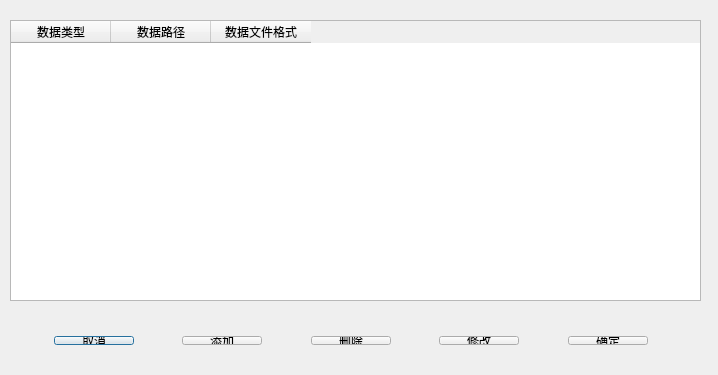
<?xml version="1.0" encoding="UTF-8"?>
<ui version="4.0">
 <class>updateStatDlg</class>
 <widget class="QDialog" name="updateStatDlg">
  <property name="geometry">
   <rect>
    <x>0</x>
    <y>0</y>
    <width>718</width>
    <height>375</height>
   </rect>
  </property>
  <property name="windowTitle">
   <string>updateStatDlg</string>
  </property>
  <widget class="QTableWidget" name="dataSrcTab">
   <property name="geometry">
    <rect>
     <x>10</x>
     <y>20</y>
     <width>691</width>
     <height>281</height>
    </rect>
   </property>
   <column>
    <property name="text">
     <string>数据类型</string>
    </property>
   </column>
   <column>
    <property name="text">
     <string>数据路径</string>
    </property>
   </column>
   <column>
    <property name="text">
     <string>数据文件格式</string>
    </property>
   </column>
  </widget>
  <widget class="QWidget" name="layoutWidget">
   <property name="geometry">
    <rect>
     <x>0</x>
     <y>325</y>
     <width>701</width>
     <height>31</height>
    </rect>
   </property>
   <layout class="QHBoxLayout" name="horizontalLayout">
    <item>
     <spacer name="horizontalSpacer_6">
      <property name="orientation">
       <enum>Qt::Horizontal</enum>
      </property>
      <property name="sizeHint" stdset="0">
       <size>
        <width>40</width>
        <height>20</height>
       </size>
      </property>
     </spacer>
    </item>
    <item>
     <widget class="QPushButton" name="updateStatDlgCancel">
      <property name="text">
       <string>取消</string>
      </property>
     </widget>
    </item>
    <item>
     <spacer name="horizontalSpacer_4">
      <property name="orientation">
       <enum>Qt::Horizontal</enum>
      </property>
      <property name="sizeHint" stdset="0">
       <size>
        <width>40</width>
        <height>20</height>
       </size>
      </property>
     </spacer>
    </item>
    <item>
     <widget class="QPushButton" name="addDataSrcItem">
      <property name="text">
       <string>添加</string>
      </property>
     </widget>
    </item>
    <item>
     <spacer name="horizontalSpacer">
      <property name="orientation">
       <enum>Qt::Horizontal</enum>
      </property>
      <property name="sizeHint" stdset="0">
       <size>
        <width>40</width>
        <height>20</height>
       </size>
      </property>
     </spacer>
    </item>
    <item>
     <widget class="QPushButton" name="deleteDataSrcItem">
      <property name="text">
       <string>删除</string>
      </property>
     </widget>
    </item>
    <item>
     <spacer name="horizontalSpacer_5">
      <property name="orientation">
       <enum>Qt::Horizontal</enum>
      </property>
      <property name="sizeHint" stdset="0">
       <size>
        <width>40</width>
        <height>20</height>
       </size>
      </property>
     </spacer>
    </item>
    <item>
     <widget class="QPushButton" name="updateDataSrcItem">
      <property name="text">
       <string>修改</string>
      </property>
     </widget>
    </item>
    <item>
     <spacer name="horizontalSpacer_2">
      <property name="orientation">
       <enum>Qt::Horizontal</enum>
      </property>
      <property name="sizeHint" stdset="0">
       <size>
        <width>40</width>
        <height>20</height>
       </size>
      </property>
     </spacer>
    </item>
    <item>
     <widget class="QPushButton" name="updateStatDlgok">
      <property name="text">
       <string>确定</string>
      </property>
     </widget>
    </item>
    <item>
     <spacer name="horizontalSpacer_3">
      <property name="orientation">
       <enum>Qt::Horizontal</enum>
      </property>
      <property name="sizeHint" stdset="0">
       <size>
        <width>40</width>
        <height>20</height>
       </size>
      </property>
     </spacer>
    </item>
   </layout>
  </widget>
 </widget>
 <layoutdefault spacing="6" margin="11"/>
 <resources/>
 <connections/>
</ui>
